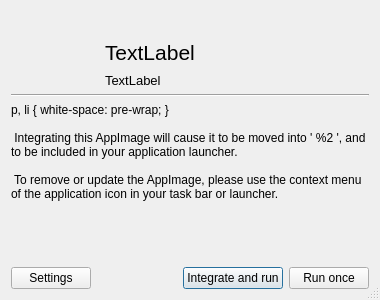
<?xml version="1.0" encoding="UTF-8"?>
<ui version="4.0">
 <class>IntegrationDialog</class>
 <widget class="QDialog" name="IntegrationDialog">
  <property name="windowModality">
   <enum>Qt::WindowModal</enum>
  </property>
  <property name="geometry">
   <rect>
    <x>0</x>
    <y>0</y>
    <width>380</width>
    <height>300</height>
   </rect>
  </property>
  <property name="sizePolicy">
   <sizepolicy hsizetype="Preferred" vsizetype="Expanding">
    <horstretch>0</horstretch>
    <verstretch>0</verstretch>
   </sizepolicy>
  </property>
  <property name="windowTitle">
   <string>Desktop Integration</string>
  </property>
  <property name="sizeGripEnabled">
   <bool>true</bool>
  </property>
  <property name="modal">
   <bool>true</bool>
  </property>
  <layout class="QVBoxLayout" name="verticalLayout_3">
   <item>
    <layout class="QHBoxLayout" name="horizontalLayout_3">
     <item>
      <spacer name="horizontalSpacer_2">
       <property name="orientation">
        <enum>Qt::Horizontal</enum>
       </property>
       <property name="sizeHint" stdset="0">
        <size>
         <width>40</width>
         <height>20</height>
        </size>
       </property>
      </spacer>
     </item>
    </layout>
   </item>
   <item>
    <layout class="QHBoxLayout" name="horizontalLayout_2">
     <item>
      <widget class="QLabel" name="icon">
       <property name="sizePolicy">
        <sizepolicy hsizetype="Preferred" vsizetype="Preferred">
         <horstretch>1</horstretch>
         <verstretch>0</verstretch>
        </sizepolicy>
       </property>
       <property name="sizeIncrement">
        <size>
         <width>1</width>
         <height>0</height>
        </size>
       </property>
       <property name="lineWidth">
        <number>0</number>
       </property>
       <property name="text">
        <string/>
       </property>
       <property name="scaledContents">
        <bool>false</bool>
       </property>
       <property name="alignment">
        <set>Qt::AlignLeading|Qt::AlignLeft|Qt::AlignVCenter</set>
       </property>
       <property name="margin">
        <number>6</number>
       </property>
       <property name="indent">
        <number>0</number>
       </property>
      </widget>
     </item>
     <item>
      <widget class="QWidget" name="widget" native="true">
       <property name="sizePolicy">
        <sizepolicy hsizetype="Preferred" vsizetype="Preferred">
         <horstretch>3</horstretch>
         <verstretch>0</verstretch>
        </sizepolicy>
       </property>
       <property name="sizeIncrement">
        <size>
         <width>0</width>
         <height>0</height>
        </size>
       </property>
       <layout class="QVBoxLayout" name="verticalLayout_2">
        <property name="spacing">
         <number>8</number>
        </property>
        <property name="leftMargin">
         <number>0</number>
        </property>
        <property name="bottomMargin">
         <number>0</number>
        </property>
        <item>
         <widget class="QLabel" name="labelName">
          <property name="sizePolicy">
           <sizepolicy hsizetype="Preferred" vsizetype="MinimumExpanding">
            <horstretch>0</horstretch>
            <verstretch>0</verstretch>
           </sizepolicy>
          </property>
          <property name="font">
           <font>
            <pointsize>16</pointsize>
           </font>
          </property>
          <property name="text">
           <string notr="true">TextLabel</string>
          </property>
          <property name="alignment">
           <set>Qt::AlignBottom|Qt::AlignLeading|Qt::AlignLeft</set>
          </property>
          <property name="wordWrap">
           <bool>true</bool>
          </property>
         </widget>
        </item>
        <item>
         <widget class="QLabel" name="labelDescription">
          <property name="sizePolicy">
           <sizepolicy hsizetype="Preferred" vsizetype="MinimumExpanding">
            <horstretch>0</horstretch>
            <verstretch>0</verstretch>
           </sizepolicy>
          </property>
          <property name="font">
           <font>
            <pointsize>10</pointsize>
            <italic>false</italic>
           </font>
          </property>
          <property name="text">
           <string>TextLabel</string>
          </property>
          <property name="alignment">
           <set>Qt::AlignLeading|Qt::AlignLeft|Qt::AlignTop</set>
          </property>
          <property name="wordWrap">
           <bool>true</bool>
          </property>
         </widget>
        </item>
       </layout>
      </widget>
     </item>
    </layout>
   </item>
   <item>
    <widget class="Line" name="line">
     <property name="orientation">
      <enum>Qt::Horizontal</enum>
     </property>
    </widget>
   </item>
   <item>
    <widget class="QLabel" name="message">
     <property name="sizePolicy">
      <sizepolicy hsizetype="Preferred" vsizetype="MinimumExpanding">
       <horstretch>0</horstretch>
       <verstretch>2</verstretch>
      </sizepolicy>
     </property>
     <property name="text">
      <string>&lt;!DOCTYPE HTML PUBLIC &quot;-//W3C//DTD HTML 4.0//EN&quot; &quot;http://www.w3.org/TR/REC-html40/strict.dtd&quot;&gt;
&lt;html&gt;&lt;head&gt;&lt;meta name=&quot;qrichtext&quot; content=&quot;1&quot; /&gt;&lt;style type=&quot;text/css&quot;&gt;
p, li { white-space: pre-wrap; }
&lt;/style&gt;&lt;/head&gt;&lt;body style=&quot; font-family:'Noto Sans'; font-size:10pt; font-weight:400; font-style:normal;&quot;&gt;
&lt;p style=&quot; margin-top:0px; margin-bottom:0px; margin-left:0px; margin-right:0px; -qt-block-indent:0; text-indent:0px;&quot;&gt;Integrating this AppImage will cause it to be moved into '&lt;a href=&quot;file://%2&quot;&gt;&lt;span style=&quot; text-decoration: underline; color:#2980b9;&quot;&gt;%2&lt;/span&gt;&lt;/a&gt;', and to be included in your application launcher.&lt;/p&gt;
&lt;p style=&quot;-qt-paragraph-type:empty; margin-top:0px; margin-bottom:0px; margin-left:0px; margin-right:0px; -qt-block-indent:0; text-indent:0px;&quot;&gt;&lt;br /&gt;&lt;/p&gt;
&lt;p style=&quot; margin-top:0px; margin-bottom:0px; margin-left:0px; margin-right:0px; -qt-block-indent:0; text-indent:0px;&quot;&gt;To remove or update the AppImage, please use the context menu of the application icon in your task bar or launcher. &lt;/p&gt;&lt;/body&gt;&lt;/html&gt;</string>
     </property>
     <property name="alignment">
      <set>Qt::AlignLeading|Qt::AlignLeft|Qt::AlignTop</set>
     </property>
     <property name="wordWrap">
      <bool>true</bool>
     </property>
     <property name="margin">
      <number>6</number>
     </property>
     <property name="openExternalLinks">
      <bool>true</bool>
     </property>
    </widget>
   </item>
   <item>
    <layout class="QHBoxLayout" name="horizontalLayout">
     <property name="bottomMargin">
      <number>0</number>
     </property>
     <item>
      <widget class="QPushButton" name="pushButtonSettings">
       <property name="text">
        <string>Settings</string>
       </property>
      </widget>
     </item>
     <item>
      <spacer name="horizontalSpacer">
       <property name="orientation">
        <enum>Qt::Horizontal</enum>
       </property>
       <property name="sizeHint" stdset="0">
        <size>
         <width>40</width>
         <height>20</height>
        </size>
       </property>
      </spacer>
     </item>
     <item>
      <widget class="QPushButton" name="pushButtonIntegrateAndRun">
       <property name="text">
        <string>Integrate and run</string>
       </property>
       <property name="default">
        <bool>true</bool>
       </property>
      </widget>
     </item>
     <item>
      <widget class="QPushButton" name="pushButtonRunOnce">
       <property name="text">
        <string>Run once</string>
       </property>
      </widget>
     </item>
    </layout>
   </item>
  </layout>
 </widget>
 <resources/>
 <connections/>
</ui>
